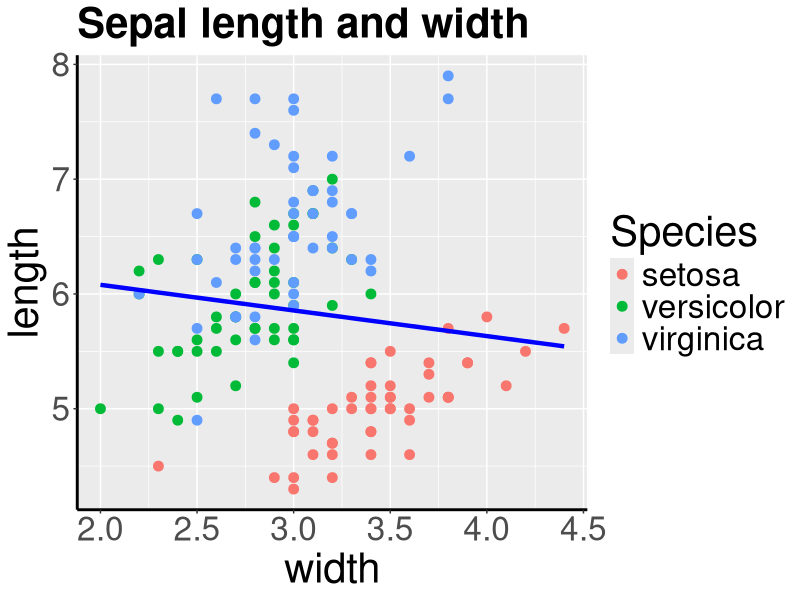
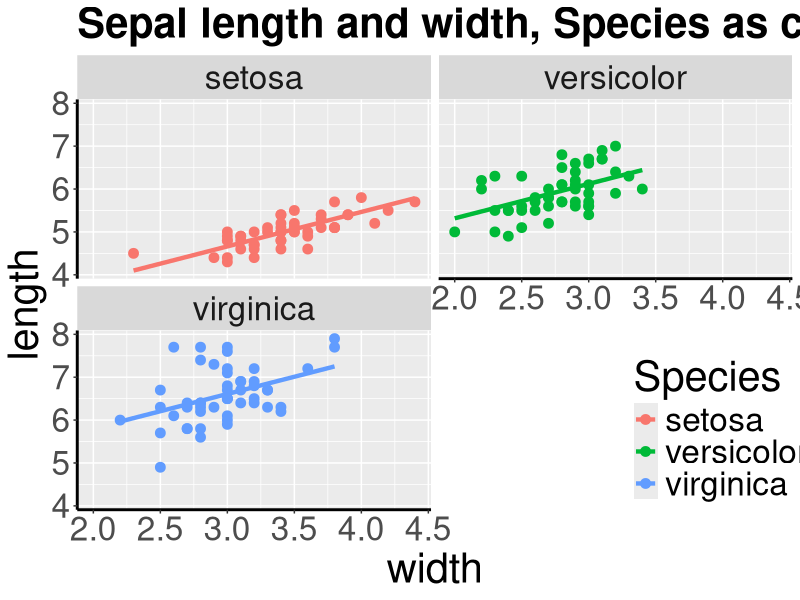

Source code (R) for these figures, in order:
# Library imports
library(tidyverse)
library(modelr)

# Folder names
data_folder <- "data"
fig_folder <- "fig"

# Dataset copy
df_iris <- iris

# Sieze of graphics
options(repr.plot.width=20, repr.plot.height=10)

# First model
modelo = lm(Sepal.Length ~ Sepal.Width, data=df_iris)
df_iris_mod <- add_predictions(data=df_iris, model=modelo) %>% add_residuals(model=modelo)
# Graph
p1 <- ggplot(data=df_iris) + 
        geom_point(aes(x=Sepal.Width, y=Sepal.Length, color=Species), size=3) +
        geom_line(data=df_iris_mod, aes(x=Sepal.Width, y=pred), color='Blue', size=1.5) +
        theme(axis.line = element_line(colour = "black", size = 1), text = element_text(size = 30),
              plot.title = element_text(color="Black", size=30, face="bold")) +
        labs(x="width", y="length", title="Sepal length and width")
fig1_name <- "fig1.jpeg"


# Second model
modelo2 = lm(Sepal.Length ~ Sepal.Width + Species, data=df_iris)
df_iris_mod2 <- add_predictions(data=df_iris, model=modelo2) %>% add_residuals(model=modelo2)
# Graph
p2 <- ggplot(data=df_iris) + 
        geom_point(aes(x=Sepal.Width, y=Sepal.Length, color=Species), size=3) +
        geom_line(data=df_iris_mod2, aes(x=Sepal.Width, y=pred, color=Species), size=1.5) +
        theme(axis.line = element_line(colour = "black", size = 1), text = element_text(size = 30),
              plot.title = element_text(color="Black", size=30, face="bold"), legend.position=c(0.9, 0.2)) +
        labs(x="width", y="length", title="Sepal length and width, Species as counfounder variable") +
        facet_wrap(~Species, nrow=2)
fig2_name <- "fig2.jpeg"